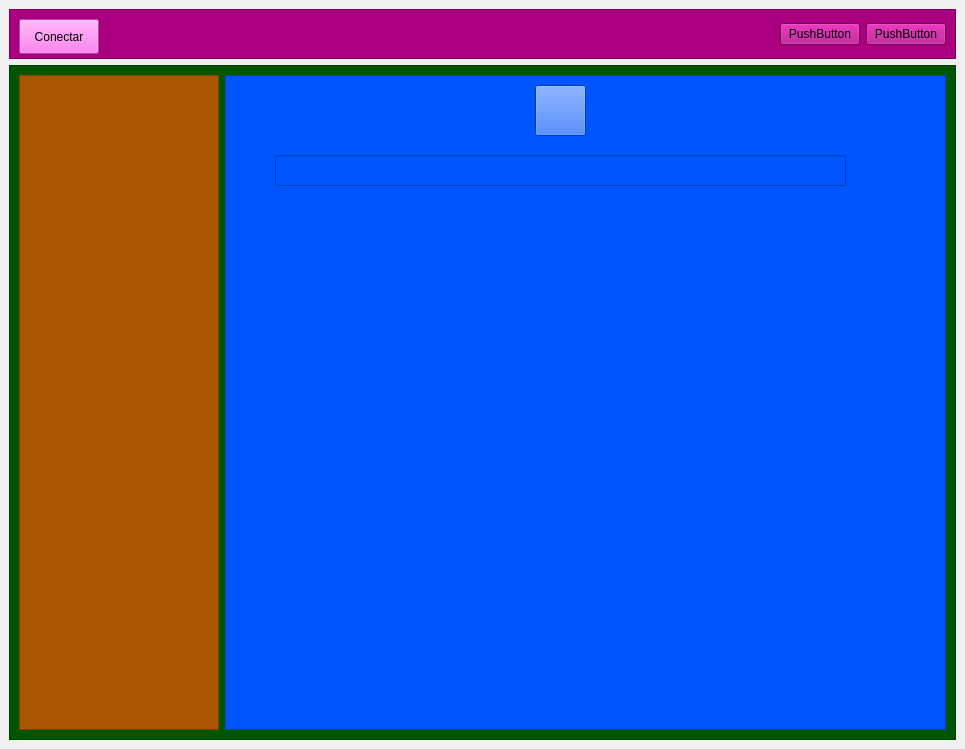
<?xml version="1.0" encoding="UTF-8"?>
<ui version="4.0">
 <class>MainWindow</class>
 <widget class="QMainWindow" name="MainWindow">
  <property name="geometry">
   <rect>
    <x>0</x>
    <y>0</y>
    <width>965</width>
    <height>749</height>
   </rect>
  </property>
  <property name="windowTitle">
   <string>MainWindow</string>
  </property>
  <widget class="QWidget" name="centralwidget">
   <layout class="QVBoxLayout" name="verticalLayout">
    <item>
     <widget class="QFrame" name="frame">
      <property name="maximumSize">
       <size>
        <width>16777215</width>
        <height>50</height>
       </size>
      </property>
      <property name="styleSheet">
       <string notr="true">background-color: rgb(170, 0, 127);</string>
      </property>
      <property name="frameShape">
       <enum>QFrame::StyledPanel</enum>
      </property>
      <property name="frameShadow">
       <enum>QFrame::Raised</enum>
      </property>
      <layout class="QHBoxLayout" name="horizontalLayout">
       <item>
        <widget class="QPushButton" name="pushButton">
         <property name="minimumSize">
          <size>
           <width>0</width>
           <height>35</height>
          </size>
         </property>
         <property name="maximumSize">
          <size>
           <width>16777215</width>
           <height>35</height>
          </size>
         </property>
         <property name="styleSheet">
          <string notr="true">background-color: rgb(255, 255, 255);
background-color: rgb(255, 96, 234);</string>
         </property>
         <property name="text">
          <string>Conectar</string>
         </property>
         <property name="icon">
          <iconset>
           <normaloff>iconos/database_1602360.png</normaloff>iconos/database_1602360.png</iconset>
         </property>
        </widget>
       </item>
       <item>
        <spacer name="horizontalSpacer">
         <property name="orientation">
          <enum>Qt::Horizontal</enum>
         </property>
         <property name="sizeHint" stdset="0">
          <size>
           <width>40</width>
           <height>20</height>
          </size>
         </property>
        </spacer>
       </item>
       <item>
        <widget class="QPushButton" name="pushButton_3">
         <property name="text">
          <string>PushButton</string>
         </property>
        </widget>
       </item>
       <item>
        <widget class="QPushButton" name="pushButton_4">
         <property name="text">
          <string>PushButton</string>
         </property>
        </widget>
       </item>
      </layout>
     </widget>
    </item>
    <item>
     <widget class="QFrame" name="frame_2">
      <property name="styleSheet">
       <string notr="true">background-color: rgb(0, 85, 0);</string>
      </property>
      <property name="frameShape">
       <enum>QFrame::StyledPanel</enum>
      </property>
      <property name="frameShadow">
       <enum>QFrame::Raised</enum>
      </property>
      <layout class="QHBoxLayout" name="horizontalLayout_2">
       <item>
        <widget class="QFrame" name="frame_3">
         <property name="minimumSize">
          <size>
           <width>200</width>
           <height>0</height>
          </size>
         </property>
         <property name="maximumSize">
          <size>
           <width>200</width>
           <height>16777215</height>
          </size>
         </property>
         <property name="styleSheet">
          <string notr="true">background-color: rgb(170, 85, 0);</string>
         </property>
         <property name="frameShape">
          <enum>QFrame::StyledPanel</enum>
         </property>
         <property name="frameShadow">
          <enum>QFrame::Raised</enum>
         </property>
        </widget>
       </item>
       <item>
        <widget class="QFrame" name="frame_4">
         <property name="styleSheet">
          <string notr="true">background-color: rgb(0, 85, 255);</string>
         </property>
         <property name="frameShape">
          <enum>QFrame::StyledPanel</enum>
         </property>
         <property name="frameShadow">
          <enum>QFrame::Raised</enum>
         </property>
         <widget class="QLineEdit" name="Bonotoncito">
          <property name="geometry">
           <rect>
            <x>50</x>
            <y>80</y>
            <width>571</width>
            <height>31</height>
           </rect>
          </property>
          <property name="font">
           <font>
            <pointsize>15</pointsize>
           </font>
          </property>
          <property name="text">
           <string/>
          </property>
          <property name="alignment">
           <set>Qt::AlignCenter</set>
          </property>
         </widget>
         <widget class="QPushButton" name="pushButton_2">
          <property name="geometry">
           <rect>
            <x>310</x>
            <y>10</y>
            <width>51</width>
            <height>51</height>
           </rect>
          </property>
          <property name="text">
           <string/>
          </property>
          <property name="icon">
           <iconset>
            <normaloff>iconos/bluetooth_8103462.png</normaloff>iconos/bluetooth_8103462.png</iconset>
          </property>
          <property name="iconSize">
           <size>
            <width>30</width>
            <height>30</height>
           </size>
          </property>
         </widget>
        </widget>
       </item>
      </layout>
     </widget>
    </item>
   </layout>
  </widget>
 </widget>
 <resources/>
 <connections/>
</ui>
